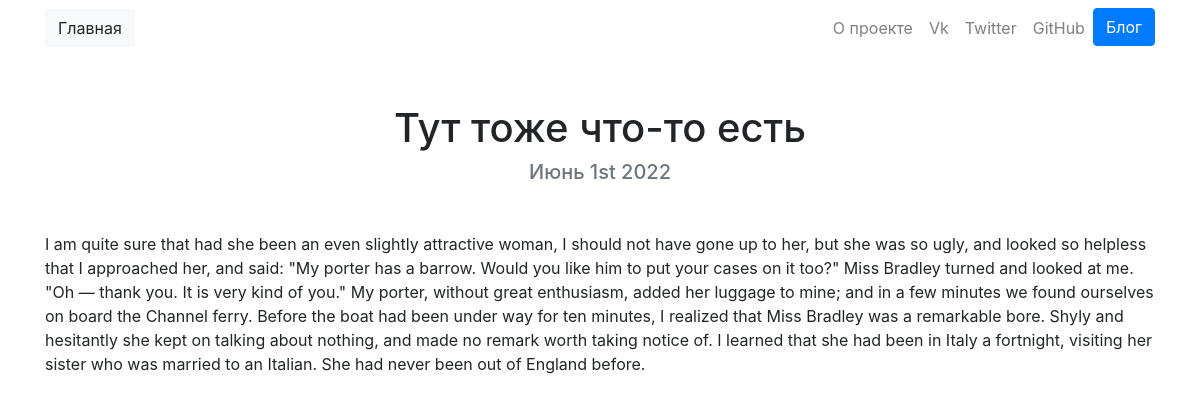
/blog/22/, run on the app's committed database.
### blog/models.py (models this page shows, shortened)
class Post(models.Model):
    title = models.CharField(max_length=200)
    description = models.TextField()
    date = models.DateField()

### blog/views.py (the view)
# urls.py: path('<int:post_id>/', views.detail, name = 'detail'),
def detail(request, post_id):
    post = get_object_or_404(Post, pk = post_id)
    return render(request, 'blog/detail.html', {'post' : post})

### blog/templates/blog/detail.html
{% extends "portfolio/base.html" %}
{% load static %}
{% block content %}
<h1 class="text-center mt-5" id="blogdetailtitle">{{ post.title }}</h1>
<h5 class="text-center text-muted mb-5">{{ post.date|date:'F jS Y' }}</h5>
{{ post.description|safe }}
{% endblock %}

### data on the page
Post: title "Тут тоже что-то есть", date "Июнь 1st 2022", description "I am quite sure that had she been an even slightly attractive woman, I should not have gone up to her, but she was so ugly, and looked so helpless that I approached her, and said: \"My porter has a barrow. Would you like him to put your cases on it too?\" Miss Bradley turned and looked at me. \"Oh — thank you. It is very kind of you.\" My porter, without great enthusiasm, added her luggage to mine; and in a few minutes we found ourselves on board the Channel ferry. Before the boat had been under way for ten minutes, I realized that Miss Bradley was a remarkable bore. Shyly and hesitantly she kept on talking about nothing, and made no remark worth taking notice of. I learned that she had been in…"
